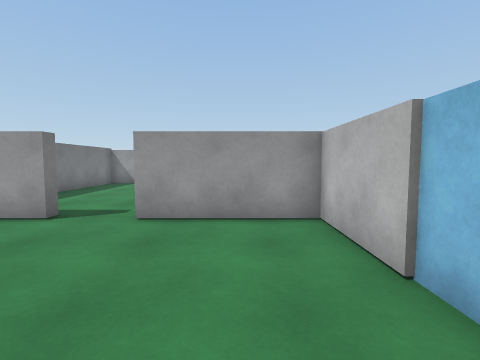
[1] (above)

12 first-person views from a walk through a Unity game level. The camera is 1.3 m above the floor, tilts 4° down and sees 85° across. The floor is counted in squares, 1 m on a side. Each view is taken from the middle of a square. On the plan, view 1 faces up. The plan holds only what a view shows up to about 13 squares ahead; the rest is blank. The place goes on beyond the plan. Some animated figures are not drawn. Door leaves are left out, so doorways stand open.

[2]
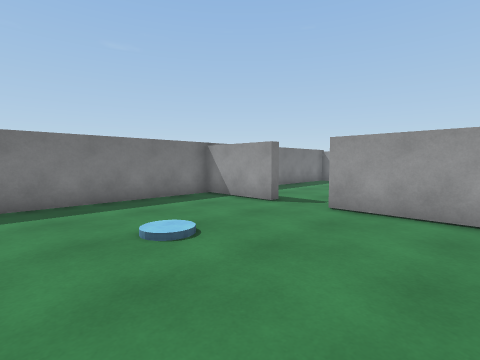

[3]
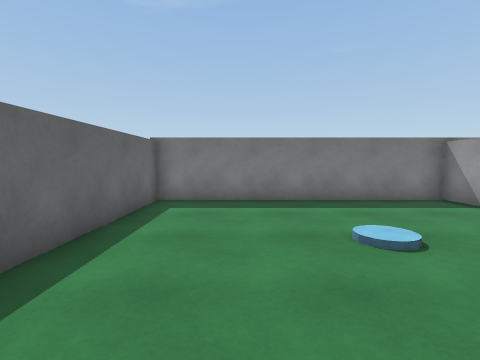

[4]
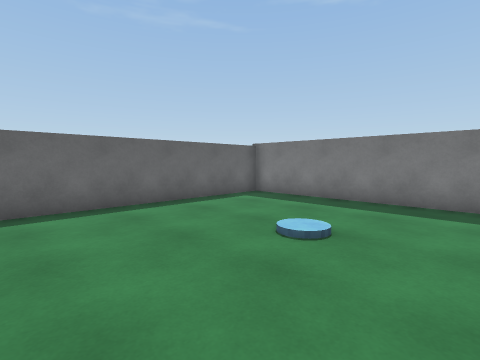

[5]
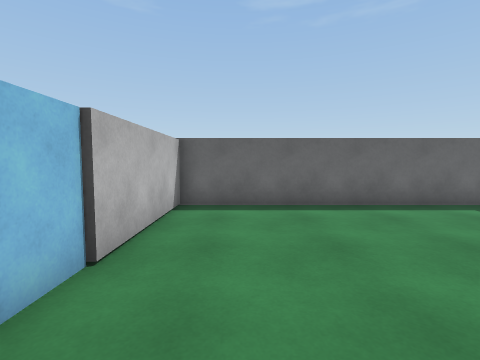

[6]
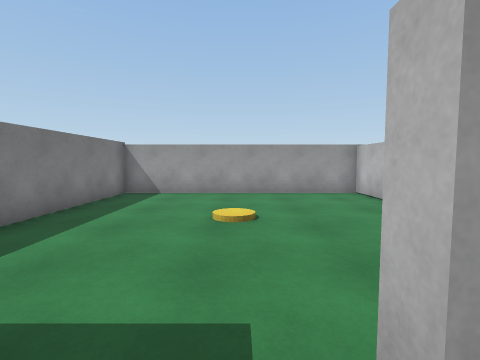

[7]
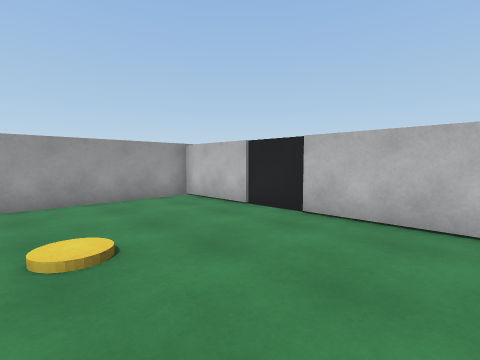

[8]
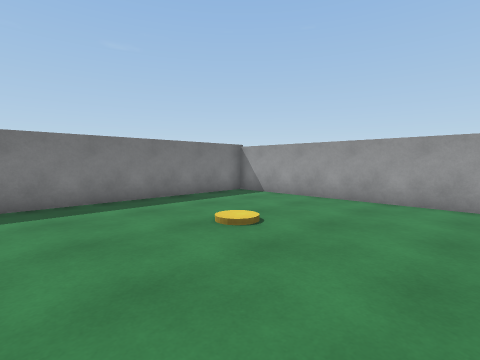

[9]
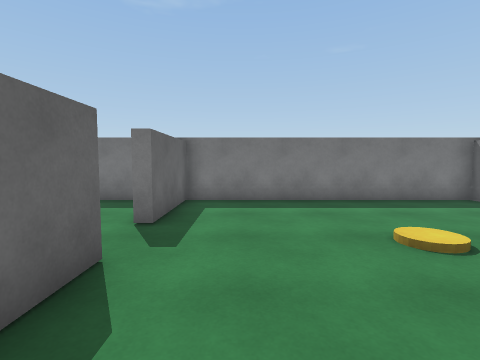

[10]
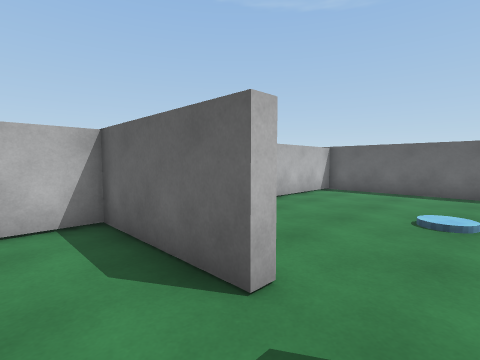

[11]
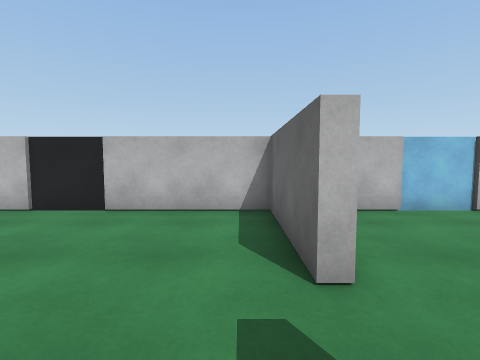

[12]
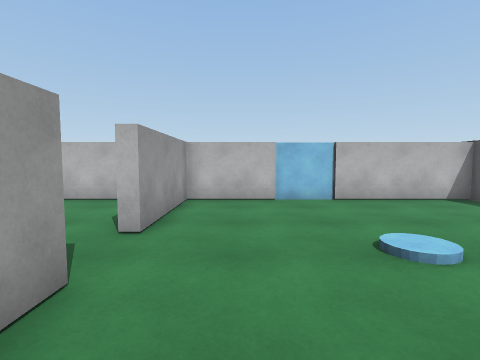

### Floor plan
Ten units are one square. View 1 is at (0, 0); x grows to the right and y downward. Boxes are objects, and circles mark ways between rooms. Rooms are numbered by the first view taken in them; rooms with no view inside come last. Other rooms are left out.
<svg viewBox="-83 -163 106 206">
<path fill="none" stroke="#000" d="M-43 -58 -78 -58 -78 38 18 38 18 -9M18 -28 18 -58 -23 -58M-23 -62 18 -62 18 -105M18 -125 18 -158 -78 -158 -78 -62 -43 -62"/>
<circle cx="-35" cy="-60" r="3" fill="#2a7"/>
<text x="-30" y="-10">1</text>
<text x="-30" y="-110">2</text>
</svg>
Room 1 opens to room 2.

Where each view was taken, in squares from view 1:
view 1: 0 up, 0 right, facing up
view 2: 1 down, 1 right, facing up-left
view 3: 1 down, 1 right, facing left
view 4: 4 up, 1 right, facing down-left
view 5: 4 up, 0 right, facing down
view 6: 5 up, 3 left, facing up
view 7: 7 up, 4 left, facing up-right
view 8: 7 up, 1 right, facing up-left
view 9: 8 up, 1 right, facing left
view 10: 8 up, 4 left, facing down-right
view 11: 7 up, 5 left, facing right
view 12: 4 up, 7 left, facing right
